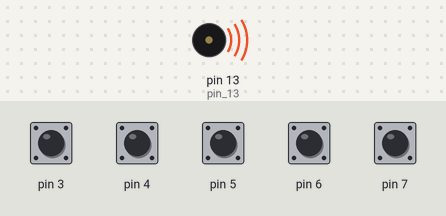
A sketch run on a simulated Arduino Uno, built with avr-gcc and run on an emulated ATmega328P. Shown: buzzer (waves = sounding). The inputs (shaded band) are chosen by the test bench; at power-on: pin 3–7 HIGH. What the sketch prints to the serial monitor is not drawn.

Above: at 0.01 s.
At 40.6 s:
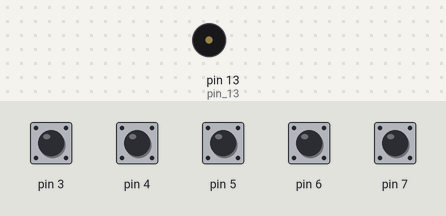
Timing chart, 0 to 42.1 s (numbered marks = the images above):
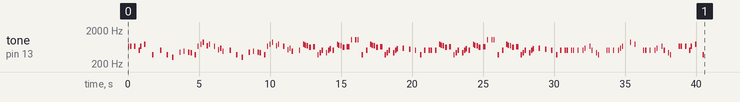

The sketch:

piano-cap.ino
```cpp
//SalvadorMarquez
//AntonyTrejo
//ManuelMartinez

#include <CapacitiveSensor.h> //libreria demo Sketch

//Crea una macro
#define c  3830
#define d 3400
#define e 3038
#define f 2864
#define g 2550
#define a 2272
#define b 2028
#define C 1912


#define NOTE_B0  31
#define NOTE_C1  33
#define NOTE_CS1 35
#define NOTE_D1  37
#define NOTE_DS1 39
#define NOTE_E1  41
#define NOTE_F1  44
#define NOTE_FS1 46
#define NOTE_G1  49
#define NOTE_GS1 52
#define NOTE_A1  55
#define NOTE_AS1 58
#define NOTE_B1  62
#define NOTE_C2  65
#define NOTE_CS2 69
#define NOTE_D2  73
#define NOTE_DS2 78
#define NOTE_E2  82
#define NOTE_F2  87
#define NOTE_FS2 93
#define NOTE_G2  98
#define NOTE_GS2 104
#define NOTE_A2  110
#define NOTE_AS2 117
#define NOTE_B2  123
#define NOTE_C3  131
#define NOTE_CS3 139
#define NOTE_D3  147
#define NOTE_DS3 156
#define NOTE_E3  165
#define NOTE_F3  175
#define NOTE_FS3 185
#define NOTE_G3  196
#define NOTE_GS3 208
#define NOTE_A3  220
#define NOTE_AS3 233
#define NOTE_B3  247
#define NOTE_C4  262
#define NOTE_CS4 277
#define NOTE_D4  294
#define NOTE_DS4 311
#define NOTE_E4  330
#define NOTE_F4  349
#define NOTE_FS4 370
#define NOTE_G4  392
#define NOTE_GS4 415
#define NOTE_A4  440
#define NOTE_AS4 466
#define NOTE_B4  494
#define NOTE_C5  523
#define NOTE_CS5 554
#define NOTE_D5  587
#define NOTE_DS5 622
#define NOTE_E5  659
#define NOTE_F5  698
#define NOTE_FS5 740
#define NOTE_G5  784
#define NOTE_GS5 831
#define NOTE_A5  880
#define NOTE_AS5 932
#define NOTE_B5  988
#define NOTE_C6  1047
#define NOTE_CS6 1109
#define NOTE_D6  1175
#define NOTE_DS6 1245
#define NOTE_E6  1319
#define NOTE_F6  1397
#define NOTE_FS6 1480
#define NOTE_G6  1568
#define NOTE_GS6 1661
#define NOTE_A6  1760
#define NOTE_AS6 1865
#define NOTE_B6  1976
#define NOTE_C7  2093
#define NOTE_CS7 2217
#define NOTE_D7  2349
#define NOTE_DS7 2489
#define NOTE_E7  2637
#define NOTE_F7  2794
#define NOTE_FS7 2960
#define NOTE_G7  3136
#define NOTE_GS7 3322
#define NOTE_A7  3520
#define NOTE_AS7 3729
#define NOTE_B7  3951
#define NOTE_C8  4186
#define NOTE_CS8 4435
#define NOTE_D8  4699
#define NOTE_DS8 4978


// declaramos arreglo para juntar varios todos en un solo pin
int notes1[]={NOTE_C4,NOTE_D4,NOTE_E4,NOTE_F4,NOTE_G4,NOTE_A4,NOTE_B4,NOTE_C5}; // C-Major scale
int notes2[]={NOTE_A4,NOTE_B4,NOTE_C5,NOTE_D5,NOTE_E5,NOTE_F5,NOTE_G5,NOTE_A5}; // A-Minor scale
int notes3[]={NOTE_C4,NOTE_DS4,NOTE_F4,NOTE_FS4,NOTE_G4,NOTE_AS4,NOTE_C5,NOTE_DS5}; // C Blues scale
int notes4[]={NOTE_C7, NOTE_CS7,NOTE_D7, NOTE_DS7,NOTE_E7, NOTE_F7,NOTE_FS7, NOTE_G7,NOTE_GS7, NOTE_A7, NOTE_AS7, NOTE_B7,NOTE_C8,NOTE_CS8, NOTE_D8, NOTE_DS8};
int nota[]= {e,f,g};


//melodia para el tema de MARIO
int melodia[] = {660,660,660,510,660,770,380,510,380,320,440,480,450,430,380,660,760,860,700,760,660,520,580,480,510,380,320,440,480,450,430,380,660,760,860,700,760,660,520,580,480,500,760,720,680,620,650,380,430,500,430,500,570,500,760,720,680,620,650,1020,1020,1020,380,500,760,720,680,620,650,380,430,500,430,500,570,585,550,500,380,500,500,500,500,760,720,680,620,650,380,430,500,430,500,570,500,760,720,680,620,650,1020,1020,1020,380,500,760,720,680,620,650,380,430,500,430,500,570,585,550,500,380,500,500,500,500,500,500,500,580,660,500,430,380,500,500,500,500,580,660,870,760,500,500,500,500,580,660,500,430,380,660,660,660,510,660,770,380};


//duracion de cada nota
int duracaodasnotas[] = {100,100,100,100,100,100,100,100,100,100,100,80,100,100,100,80,50,100,80,50,80,80,80,80,100,100,100,100,80,100,100,100,80,50,100,80,50,80,80,80,80,100,100,100,100,150,150,100,100,100,100,100,100,100,100,100,100,150,200,80,80,80,100,100,100,100,100,150,150,100,100,100,100,100,100,100,100,100,100,100,100,100,100,100,100,100,150,150,100,100,100,100,100,100,100,100,100,100,150,200,80,80,80,100,100,100,100,100,150,150,100,100,100,100,100,100,100,100,100,100,100,100,100,60,80,60,80,80,80,80,80,80,60,80,60,80,80,80,80,80,60,80,60,80,80,80,80,80,80,100,100,100,100,100,100,100};

//el sensor se conecta entre el pin 2 y 3 por defecto
//CapacitiveSensor sensor=CapacitiveSensor(4,2);

CapacitiveSensor   cs_3_2 = CapacitiveSensor(2,3); //2m de resistencia para la entrada y 10m para la salida
CapacitiveSensor   cs_4_2 = CapacitiveSensor(2,4); //pin 4, es el pin del resistor
CapacitiveSensor   cs_5_2 = CapacitiveSensor(2,5); //pin 5, es el pin del resistor
CapacitiveSensor   cs_6_2 = CapacitiveSensor(2,6); //pin 6, es el pin del reistor
CapacitiveSensor   cs_7_2 = CapacitiveSensor(2,7); // pin 7, es el pin del resitor


void setup(){
   cs_3_2.set_CS_AutocaL_Millis(0xFFFFFFFF); //desactivamos la calibracion automatica
   cs_4_2.set_CS_AutocaL_Millis(0xFFFFFFFF);
   cs_5_2.set_CS_AutocaL_Millis(0xFFFFFFFF);
   cs_6_2.set_CS_AutocaL_Millis(0xFFFFFFFF);
  cs_7_2.set_CS_AutocaL_Millis(0xFFFFFFFF);

//for para tocar las 156 notas del 0-156 ++incrementa
for (int nota = 0; nota < 156; nota++) {

 int duracaodanota = duracaodasnotas[nota];

tone(13, melodia[nota],duracaodanota); //enviamos la melodia a la bocina
//pausa despues de cada nota

int pausadepoisdasnotas[] ={150,300,300,100,300,550,575,450,400,500,300,330,150,300,200,200,150,300,150,350,300,150,150,500,450,400,500,300,330,150,300,200,200,150,300,150,350,300,150,150,500,300,100,150,150,300,300,150,150,300,150,100,220,300,100,150,150,300,300,300,150,300,300,300,100,150,150,300,300,150,150,300,150,100,420,450,420,360,300,300,150,300,300,100,150,150,300,300,150,150,300,150,100,220,300,100,150,150,300,300,300,150,300,300,300,100,150,150,300,300,150,150,300,150,100,420,450,420,360,300,300,150,300,150,300,350,150,350,150,300,150,600,150,300,350,150,150,550,325,600,150,300,350,150,350,150,300,150,600,150,300,300,100,300,550,575};
delay(pausadepoisdasnotas[nota]);}
noTone (13);

  Serial.begin(9600);
  pinMode(13,OUTPUT); //pin 13, salida a la bocina
}

void loop(){

  long total1=cs_3_2.capacitiveSensor(4); //sensibilidad de cada sensor
  long total2=cs_4_2.capacitiveSensor(4);
  long total3=cs_5_2.capacitiveSensor(4);
  long total4=cs_6_2.capacitiveSensor(4);
  long total5=cs_7_2.capacitiveSensor(3);

  Serial.print(total1); //imprimimos los valores de salida de cada sensor
  Serial.print("      "); //3 espacios entre cada columna de valores
  Serial.print('\r');    //envia los valores a una nueva columna
  Serial.print(total2);
  Serial.print("      ");
  Serial.print('\r');
  Serial.print(total3);
  Serial.print("      ");
  Serial.print('\r');
  Serial.print(total4);
  Serial.print("      ");
  Serial.print('\r');
  Serial.println(total5);
  Serial.print("      ");
  Serial.print('\r');


  if(total1>15){
  tone(13,notes1[13]); //reproduce la nota correspondiente a la tecla presionada
  delay(300); //duracion de la nota reproducida
  noTone(13); // detine la nota

  }


  if (total2>15){
    tone(13,nota[13]); // Plays the note corresponding to the key pressed
    delay(300);
    noTone(13);
  }


 if(total3>15){
  tone(13,a);
  delay(300);
  noTone(13);

 }


  if (total4>15){

  tone(13,b);
  delay(300);
  noTone(13);
  }

  if (total5>15){

  tone(13,g);
  delay(300);
  noTone(13);
  }
}// cierra el void loop()
```
